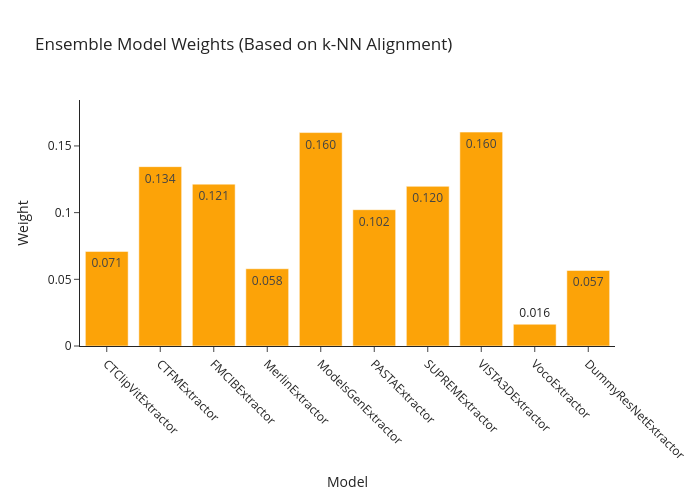

Notebook code for this chart:
### Markdown cell above
## Ensemble Model Weights

Visualize the alignment-based weights assigned to each model.

### Code cell
# Display ensemble weights from the first evaluation
train_idx, train_labels_s, val_idx, val_labels_s, test_idx, test_labels_s = split_shuffle_data(
    np.arange(len(all_labels_ensemble)), all_labels_ensemble,
    train_ratio=0.5, val_ratio=0.2, random_seed=50, stratify=True
)

train_features_dict = {m: ensemble_features_dict[m][train_idx] for m in model_list}
val_features_dict = {m: ensemble_features_dict[m][val_idx] for m in model_list}

final_ensemble, _ = build_knn_ensemble_classifier(
    train_features_dict, train_labels_s,
    val_features_dict, val_labels_s,
    overlap_matrix.copy(), model_list, k=10
)

weights = final_ensemble['weights']
models_for_plot = list(weights.keys())
weight_values = list(weights.values())

fig = go.Figure()
fig.add_trace(go.Bar(
    x=models_for_plot,
    y=weight_values,
    marker_color='#FCA308',
    text=[f'{w:.3f}' for w in weight_values],
    textposition='auto',
))

fig.update_layout(
    title='Ensemble Model Weights (Based on k-NN Alignment)',
    xaxis_title='Model',
    yaxis_title='Weight',
    height=500,
    width=700,
    template='simple_white',
    xaxis_tickangle=45
)
fig.update_yaxes(range=[0, max(weight_values) * 1.15])

fig.show()

print(f"Weight Statistics:")
print(f"  Max weight: {max(weight_values):.4f}")
print(f"  Min weight: {min(weight_values):.4f}")
print(f"  All weights sum to: {sum(weight_values):.4f}")
print("Interpretation:")
print("  Higher weight = better alignment with other models (consensus)")
print("  Lower weight = unique/diverse representation (adds complementary info)")

### Figure 1 — Plotly figure (JSON) as saved in the notebook; plotly's stock layout.template omitted (floating-point values rounded to 4 significant figures)
{"data": [{"marker": {"color": "#FCA308"}, "text": ["0.071", "0.134", "0.121", "0.058", "0.160", "0.102", "0.120", "0.160", "0.016", "0.057"], "textposition": "auto", "type": "bar", "x": ["CTClipVitExtractor", "CTFMExtractor", "FMCIBExtractor", "MerlinExtractor", "ModelsGenExtractor", "PASTAExtractor", "SUPREMExtractor", "VISTA3DExtractor", "VocoExtractor", "DummyResNetExtractor"], "y": [0.07093, 0.1345, 0.1214, 0.05793, 0.16, 0.1022, 0.1197, 0.1604, 0.01631, 0.05663]}], "layout": {"height": 500, "title": {"text": "Ensemble Model Weights (Based on k-NN Alignment)"}, "width": 700, "xaxis": {"tickangle": 45, "title": {"text": "Model"}}, "yaxis": {"range": [0, 0.1845], "title": {"text": "Weight"}}}}
